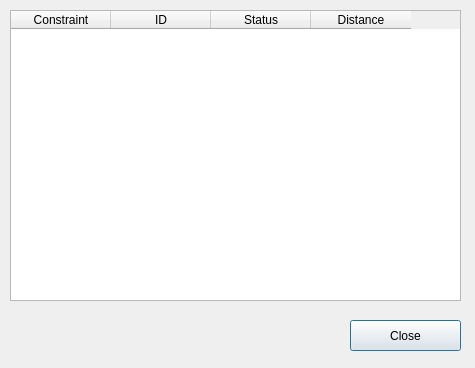
<?xml version="1.0" encoding="UTF-8"?>
<ui version="4.0">
 <class>dlgPipelineDialog</class>
 <widget class="QDialog" name="dlgPipelineDialog">
  <property name="geometry">
   <rect>
    <x>0</x>
    <y>0</y>
    <width>475</width>
    <height>368</height>
   </rect>
  </property>
  <property name="windowTitle">
   <string>Pipeline Planner</string>
  </property>
  <widget class="QTableWidget" name="tblImpacts">
   <property name="geometry">
    <rect>
     <x>10</x>
     <y>10</y>
     <width>451</width>
     <height>291</height>
    </rect>
   </property>
   <column>
    <property name="text">
     <string>Constraint</string>
    </property>
   </column>
   <column>
    <property name="text">
     <string>ID</string>
    </property>
   </column>
   <column>
    <property name="text">
     <string>Status</string>
    </property>
   </column>
   <column>
    <property name="text">
     <string>Distance</string>
    </property>
   </column>
  </widget>
  <widget class="QPushButton" name="btnPush">
   <property name="geometry">
    <rect>
     <x>350</x>
     <y>320</y>
     <width>111</width>
     <height>31</height>
    </rect>
   </property>
   <property name="text">
    <string>Close</string>
   </property>
  </widget>
 </widget>
 <resources/>
 <connections>
  <connection>
   <sender>btnPush</sender>
   <signal>pressed()</signal>
   <receiver>dlgPipelineDialog</receiver>
   <slot>reject()</slot>
   <hints>
    <hint type="sourcelabel">
     <x>385</x>
     <y>325</y>
    </hint>
    <hint type="destinationlabel">
     <x>226</x>
     <y>175</y>
    </hint>
   </hints>
  </connection>
 </connections>
</ui>
